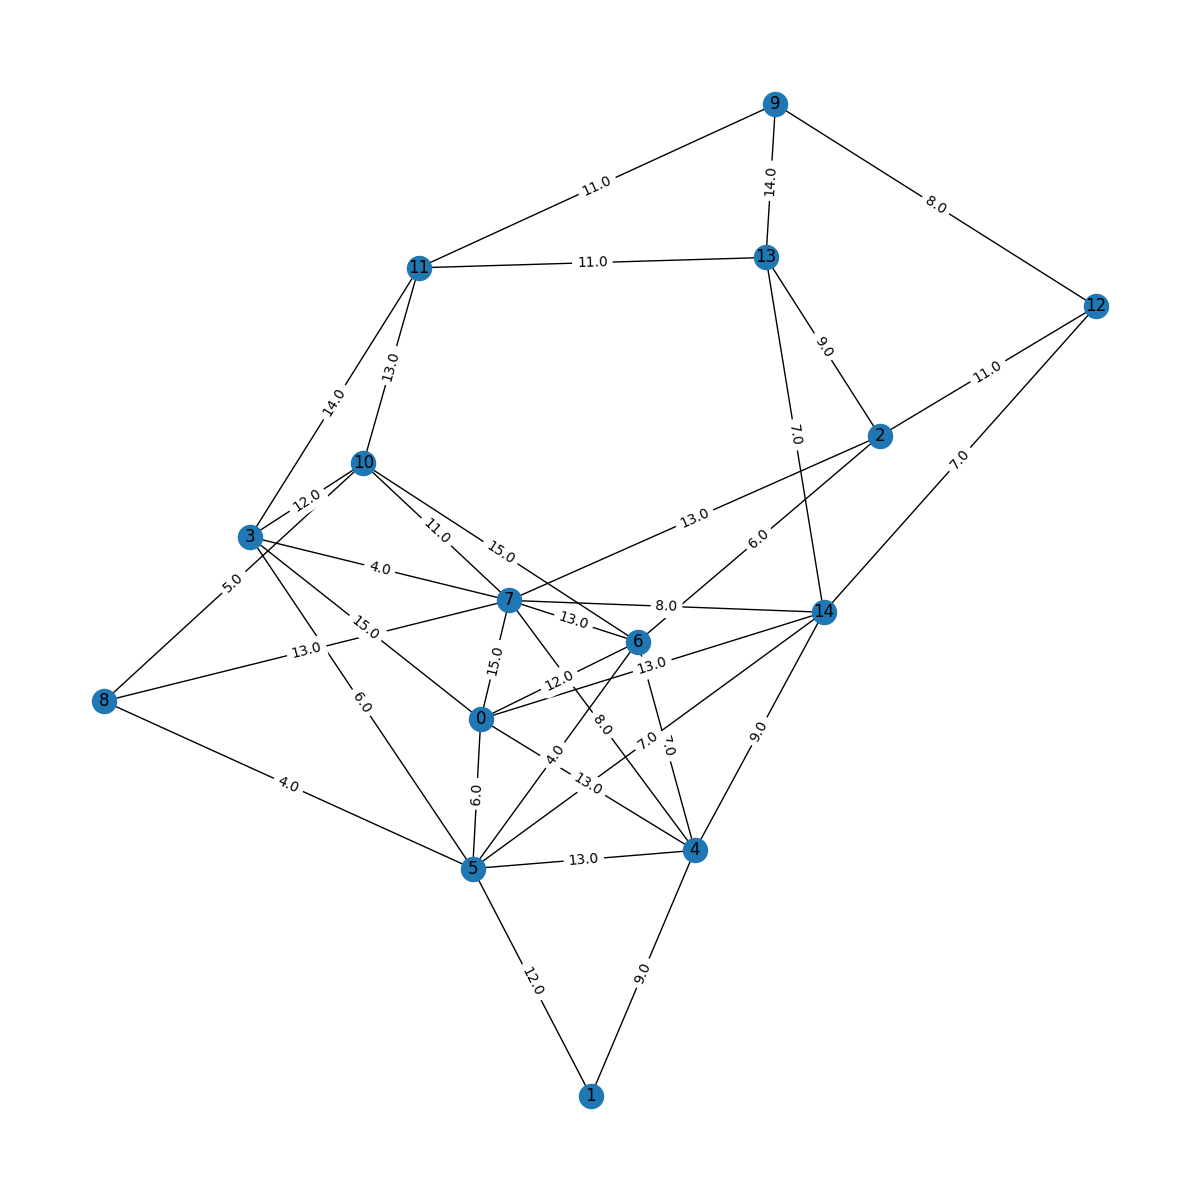

Source code (Python):
import numpy as np
import random
import matplotlib.pyplot as plt
import networkx as nx

class Network:
    def __init__(self, nodes = 15, matrix = None):
            """
            Initializes a Network object.

            Parameters:
            - nodes (int): The number of nodes in the graph. Defaults to a random integer between 10 and 15.
            - matrix (str): The path to a numpy file containing an adjacency matrix.
            Attributes:
            - nodes (int): The number of nodes in the graph.
            - adjacency_matrix (list): The adjacency matrix representing the graph.
            - graph (list): The graph represented as a list of lists.
            - demands (dict): A dictionary to store demands.
            - time (int): The current time.
            """
            self.nodes = nodes
            self.experiment_id = random.randint(0, 1000) 

            if matrix:
                self.adjacency_matrix = np.load(matrix)
                self.nodes = len(self.adjacency_matrix)
            else:
                self.adjacency_matrix = self.generate_adjacency_matrix(nodes)
                self.nodes = nodes
                np.save(f"Results/experiment_{self.experiment_id}_matrix.npy", self.adjacency_matrix)
                
            self.graph = self.graph_from_adjacency_matrix()
            self.backup = self.graph.copy()
            self.pos = nx.spring_layout(self.backup)
            self.demands = {}
            self.time = 0
            # For experimentation, we save the processed demands in a dictionary
            self.processed_demands = {} 
        
    def generate_adjacency_matrix(self, nodes):
        """
        Generates an adjacency m
        Generates an adjacency matrix for a graph with the given number of nodes.

        Parameters:
        - nodes (int): The number of nodes in the graph.

        Returns:
        - adjacency_matrix (numpy.ndarray): The generated adjacency matrix.

        The adjacency matrix is a square matrix of size (nodes, nodes) where each element represents
        the weight of the edge between two nodes. If there is no edge between two nodes, the weight
        is set to 0. The weights are randomly assigned based on a probability of 0.3. If an edge is
        assigned, the weight is a random integer between 3 and 15. If a node has no outgoing edges,
        a random outgoing edge is added to ensure connectivity.

        Note: This method requires the numpy library to be imported.
        """
        adjacency_matrix = np.zeros((nodes, nodes))

        for i in range(nodes):
            for j in range(i+1, nodes):
                if random.random() <= 0.3:
                    adjacency_matrix[i][j] = adjacency_matrix[j][i] = random.randint(3,15)
            if np.sum(adjacency_matrix[i]) == 0:
                adjacency_matrix[i][random.randint(0, nodes-1)] = random.randint(3,15)
        return adjacency_matrix
    
    def graph_from_adjacency_matrix(self):
        """
        Creates a graph object from the given adjacency matrix.

        Returns:
        - G: A graph object representing the adjacency matrix.

        """
        G = nx.Graph()
        for i in range(len(self.adjacency_matrix)):
            for j in range(i+1, len(self.adjacency_matrix)):
                if self.adjacency_matrix[i][j] != 0:
                    G.add_edge(i, j, weight=self.adjacency_matrix[i][j]) 
        return G

    def draw(self):
        """
        Draws the graph using the spring layout algorithm and displays it.
        
        """
        if self.nodes > 10:
            plt.figure(figsize=(12, 12)) 
        else:
            plt.figure()
        nx.draw(self.graph, self.pos, with_labels=True)
        labels = nx.get_edge_attributes(self.graph, 'weight')
        nx.draw_networkx_edge_labels(self.graph, self.pos, edge_labels=labels)
        plt.plot()
        return None
    
    def accept_demand(self, duration, path, resources):
        """
        Accepts a demand by updating the graph's edge weights and storing the demand information in
        a tuple of (duration, path, resources).

        Args:
            path: The path representing the demand.
            resources: The resources associated with the demand.
            duration: The duration of the demand.

        Returns:
            None
        """
        if duration != 0:
            for i in range(len(path) - 1):
                u, v = path[i], path[i + 1]
                if self.graph.has_edge(u, v):
                    self.graph[u][v]['weight'] -= resources

        # Tuple of duration, path, resources
        demand = (duration, path, resources)
        self.demands[self.time] = demand
        
        
    def release_demand(self, demand, time):
        """
        Increases the weight of edges in the graph based on the resources of a given demand, since the duration
        specified for that demand has expired.

        Parameters:
        - demand: A tuple containing the demand information. It should have the following structure:
                  (duration, path, resources)
        - time: The time at which the demand was accepted.

        Returns:
        None
        """
        _, path, resources = demand
        if path:
            for i in range(len(path) - 1):
                u, v = path[i], path[i + 1]
                if self.graph.has_edge(u, v):
                    self.graph[u][v]['weight'] += resources
                      
        self.processed_demands[time] = self.demands[time]
        del self.demands[time] 
    
    def update_network(self):
            """
            Updates the network by decrementing the duration of active demands by 1.
            If a demand's duration reaches 0, it is released from the network. Also time
            passed is incremented by 1.
            """
            self.time += 1
            keys_to_delete = []
            for key in list(self.demands.keys()):
                duration, path, resources = self.demands[key]
                if duration > 1:
                    self.demands[key] = (duration - 1, path, resources)
                else:
                    keys_to_delete.append(key)
            for key in keys_to_delete:
                self.release_demand(self.demands[key], key)
                
    def save_experiment(self, save = False):
        """
        Saves the experiment results to files.

        This method saves the experiment results as a plot and a CSV file.
        The plot is saved as a PNG file in the "Results" directory with the filename
        "experiment_{experiment_id}.png", where experiment_id is the ID of the current experiment.
        The CSV file is saved as "experiment_{experiment_id}_demands.csv" and contains the accepted demands
        with their corresponding time, duration, path, and required resources.
        
        """
        if not save:
            self.draw()
            plt.savefig(f"Results/experiment_{self.experiment_id}.png")      
        
            # Write accepted demands to a csv file
            with open(f"Results/experiment_{self.experiment_id}_demands.csv", "w") as f:
                f.write("Time,Duration,Path,Resources\n")
                for time, demand in self.processed_demands.items():
                    duration, path, resources = demand
                    f.write(f"{time},{duration},{path},{resources}\n")
                f.close()
        self.statistics(save)
        
        
    def statistics(self, save = False):
        revenue_costs = []
        hops = []
        rejected_demands = 0
        for (_, demand) in self.processed_demands.items():
            if demand[1] is None:
                revenue_costs.append(1)
                rejected_demands += 1
            else:
                revenue_costs.append(1/len(demand[1])) 
                hops.append(len(demand[1]))
        
        acceptance_ratio = (len(self.processed_demands) - rejected_demands) / len(self.processed_demands)
        self.acceptance_ratio = acceptance_ratio
        
        if not save:
            plt.clf()
            plt.figure(figsize=(10.6666666666, 8)) 
            plt.plot(revenue_costs, marker='o', color='blue')
            plt.ylabel('Revenue/Cost')
            plt.xlabel('Demand')
            plt.title('Revenue/Cost for each demand')
            plt.draw()
            plt.savefig(f"Results/experiment_{self.experiment_id}_revenue_cost.png")
        
            with open(f"Results/experiment_{self.experiment_id}_statistics.txt", "w") as f:
                f.write(f"""
Total number of demands: {len(self.processed_demands)}
Number of nodes: {self.nodes}
Number of rejected demands: {rejected_demands}
Acceptance ratio: {format(acceptance_ratio, '.2f')}
Average revenue/cost: {format(np.mean(revenue_costs), '.2f')}
Standard deviation revenue/cost: {format(np.std(revenue_costs), '.2f')}
Average number of hops: {format(np.mean(hops), '.2f')}
                        """)
                f.close() 
            print(f"Experiment {id} saved.")
       
        